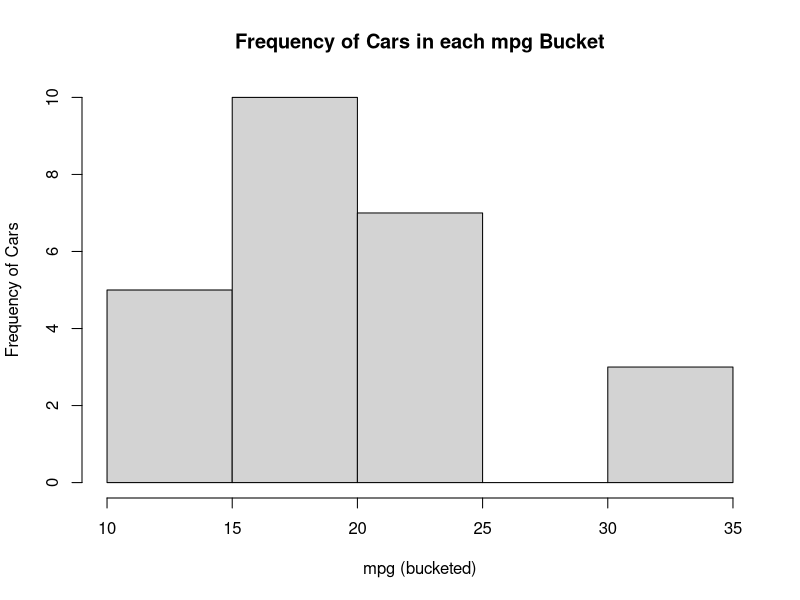

R code for this plot:
## ---- chunk 1
knitr::opts_chunk$set(echo = TRUE)
## ---- chunk 2
Cars <- read.csv("cars.csv")
## ---- chunk 3
names(Cars)
## ---- chunk 4
summary(Cars$mpg)
## ---- chunk 5
hist(Cars$mpg, 
     main = "Frequency of Cars in each mpg Bucket", 
     xlab = "mpg (bucketed)",
     ylab = "Frequency of Cars"
)
## ---- chunk 6
sd(Cars$mpg)
## ---- chunk 7
var(Cars$mpg)
## ---- chunk 8
sd(Cars$mpg)^2 == var(Cars$mpg)
## ---- chunk 9
summary(Cars$cyl)
NROW(na.omit(Cars$cyl))
## ---- chunk 10
mean(Cars$cyl, na.rm = TRUE)
